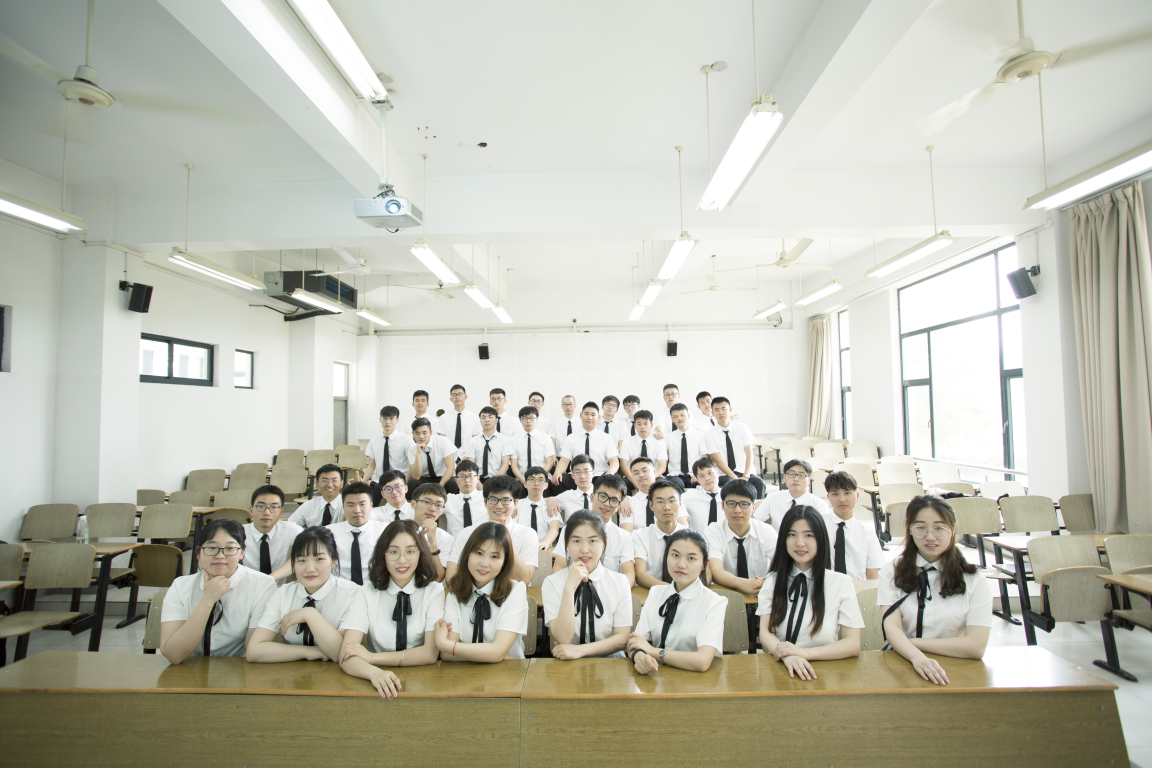
#> input picture 100day/train_project/OpenCV/img/biye.JPG, 5760 x 3840 px (shown at 1/5 size)
$ python 'OpenCV_ Face recognition.py'
#> lines starting #> are read from the running program, lines starting #| are printed output that depends on the picture; after the words box and inside, x2 and y2 are one past the last pixel; in counts of white or black regions, pixels touching at a corner belong together
#!/usr/bin/env python
# encoding: utf-8

# @author: huhao
# @Software : PyCharm
# @file: OpenCV_ Face recognition.py
# @time: 2019/6/11 8:58
# @Ducument：https://www.python.org/doc/
# @desc:

import numpy as np
import cv2

# 图片中只有一张人脸
# sj = cv2.imread('./img/SteveJobs1.jpg')

# 图片中有多张人脸
# sj = cv2.imread('./img/SteveJobs5.jpg')

# sj = cv2.imread('./img/SteveJobs6.jpg')
'''
识别出错，调整detector.detectMultiScale()里的参数
'''

# 物理学家大会
sj_raw = cv2.imread('./img/biye.JPG')
#> sj_raw is the input picture: shape (3840, 5760, 3); mean B, G, R 173.7, 186.7, 187
print(np.shape(sj_raw))
#| (3840, 5760, 3)

# resize图片尺寸
sj = cv2.resize(sj_raw,dsize=(1600, 1000))
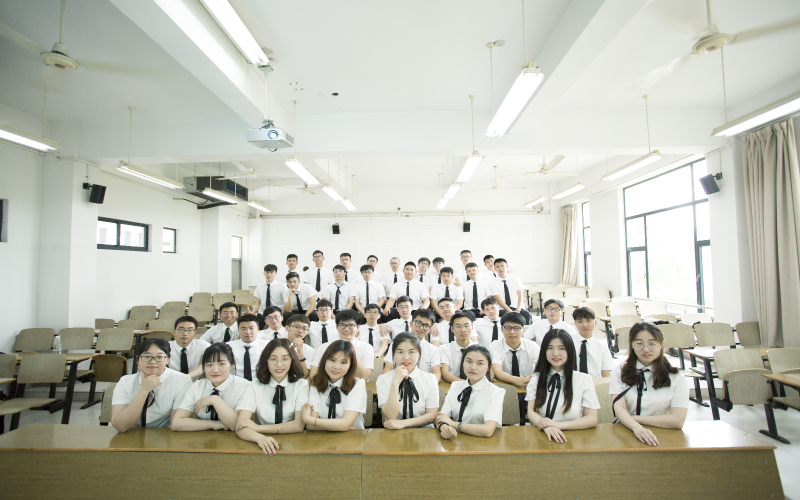
#> sj: shape (1000, 1600, 3) (shown at 1/2 size); mean B, G, R 173.6, 186.6, 186.9


# 人脸数据，级联分类器，给定人脸特征数据，返回可以识别人脸的对象
detector = cv2.CascadeClassifier('./feature_data/haarcascade_frontalface_default.xml')

# 识别图片的人脸区域
# 当一张图片人脸较多，可能不能够识别出来大部分的人脸，这时可以通过resize图片的尺寸（主要放大），修改scaleFactor，minNeighbors参数
face_zone = detector.detectMultiScale(sj, scaleFactor=1.1, minNeighbors=1, minSize=(1, 1), maxSize=(150, 150))
#> face_zone = 40 rows, first 6: [623, 504, 25, 25], [919, 504, 25, 25], [677, 509, 25, 25], [571, 512, 26, 26], [778, 517, 24, 24], [988, 524, 25, 25]
print(face_zone)
#> (printed output is left out)
'''
[x, y, w, h]: 左上角横坐标，左上角纵坐标，宽度，高度
[[135  59 272 272]]
'''

# 在图片中绘制人脸区域
for x, y, w, h in face_zone:
    cv2.rectangle(sj, pt1=(x, y), pt2=(x + w, y + h), color=[0, 255, 0], thickness=2)    # color: BGR
#> this loop made 40 passes
#> (x, y, w, h) on passes 1 to 12: (623, 504, 25, 25), (919, 504, 25, 25), (677, 509, 25, 25), (571, 512, 26, 26), (778, 517, 24, 24), (988, 524, 25, 25), (805, 529, 27, 27), (664, 533, 26, 26), (527, 536, 25, 25), (880, 542, 26, 26), (571, 554, 27, 27), (730, 612, 30, 30)
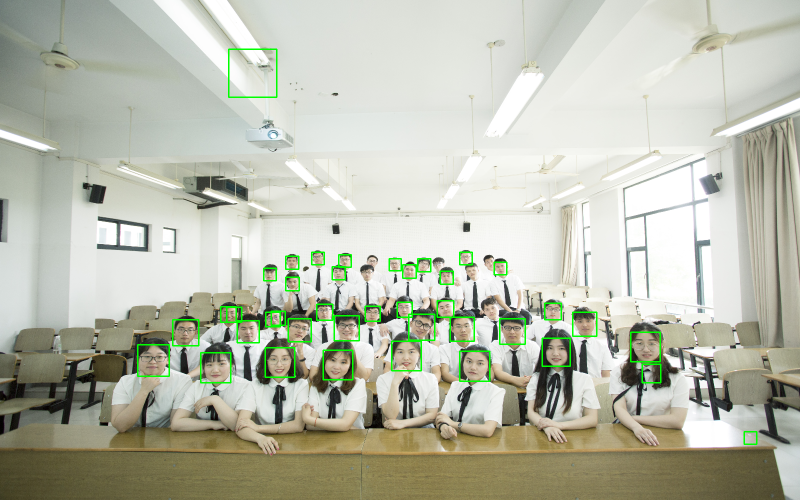
#> sj: shape (1000, 1600, 3) (shown at 1/2 size); 1.18% of pixels changed, all inside (x1, y1, x2, y2) = (274, 97, 1515, 890)
cv2.imshow('sj', sj)
cv2.waitKey(0)
cv2.destroyAllWindows()

$ run again, with 100day/train_project/OpenCV/img/SteveJobs1.jpg copied over 100day/train_project/OpenCV/img/biye.JPG
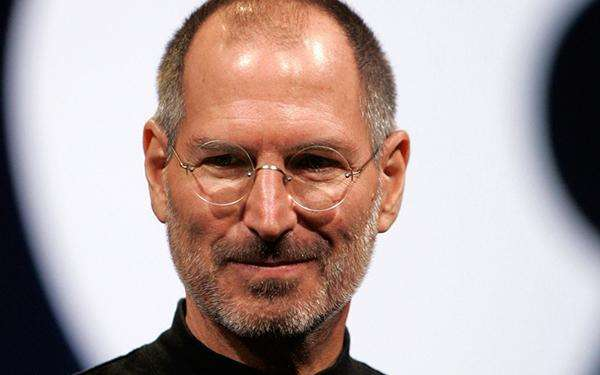
#> input picture 100day/train_project/OpenCV/img/SteveJobs1.jpg, 600 x 375 px
#> sj_raw is the input picture: shape (375, 600, 3); mean B, G, R 160, 162.1, 179.6
#| (375, 600, 3)
#> face_zone = [[992, 428, 25, 25], [989, 589, 26, 26], [909, 774, 26, 26], [886, 868, 34, 34], [468, 651, 79, 79], [878, 664, 75, 75], [682, 420, 86, 86]]
#| [[992 428  25  25]
#|  [989 589  26  26]
#|  [909 774  26  26]
#|  [886 868  34  34]
#|  [468 651  79  79]
#|  [878 664  75  75]
#> (further printed lines are left out)
#> the loop `for x, y, w, h in face_zone:` made 7 passes
#> after the loop `for x, y, w, h in face_zone:`:
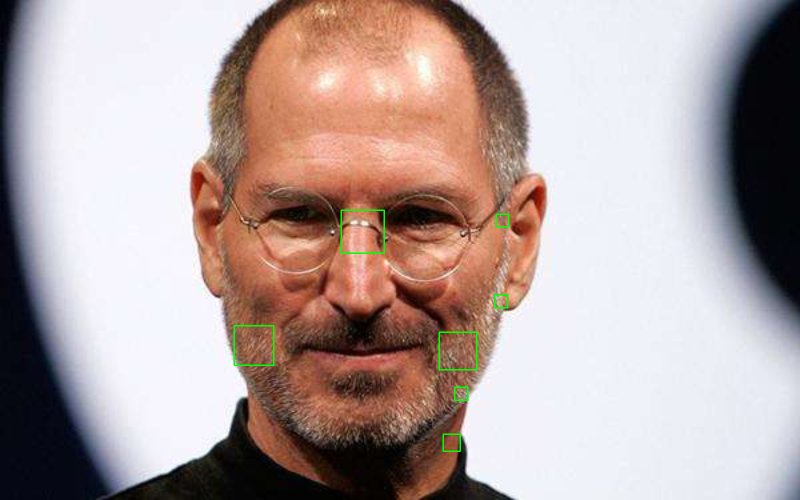
#> sj: shape (1000, 1600, 3) (shown at 1/2 size); mean B, G, R 159.7, 162.4, 179.1

$ run again, with 100day/train_project/OpenCV/img/SteveJobs5.jpg copied over 100day/train_project/OpenCV/img/biye.JPG
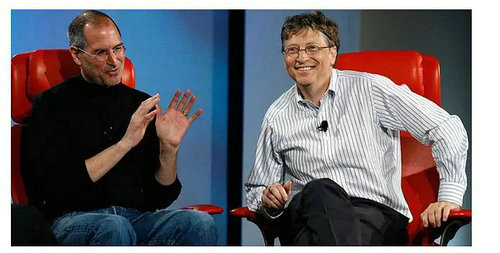
#> input picture 100day/train_project/OpenCV/img/SteveJobs5.jpg, 500 x 253 px
#> sj_raw is the input picture: shape (253, 500, 3); mean B, G, R 110.5, 104.9, 107.5
#| (253, 500, 3)
#> `sj = cv2.resize(sj_raw,dsize=(1600, 1000))`:
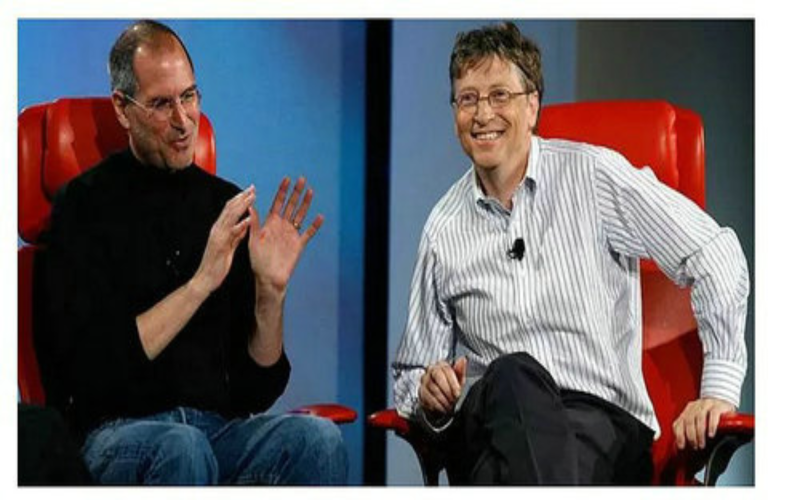
#> sj: shape (1000, 1600, 3) (shown at 1/2 size); mean B, G, R 110.4, 104.8, 107.4
#> face_zone = [[1054, 199, 28, 28], [510, 672, 53, 53], [283, 82, 93, 93], [898, 148, 133, 133], [284, 148, 144, 144]]
#| [[1054  199   28   28]
#|  [ 510  672   53   53]
#|  [ 283   82   93   93]
#|  [ 898  148  133  133]
#|  [ 284  148  144  144]]
#> the loop `for x, y, w, h in face_zone:` made 5 passes
#> after the loop `for x, y, w, h in face_zone:`:
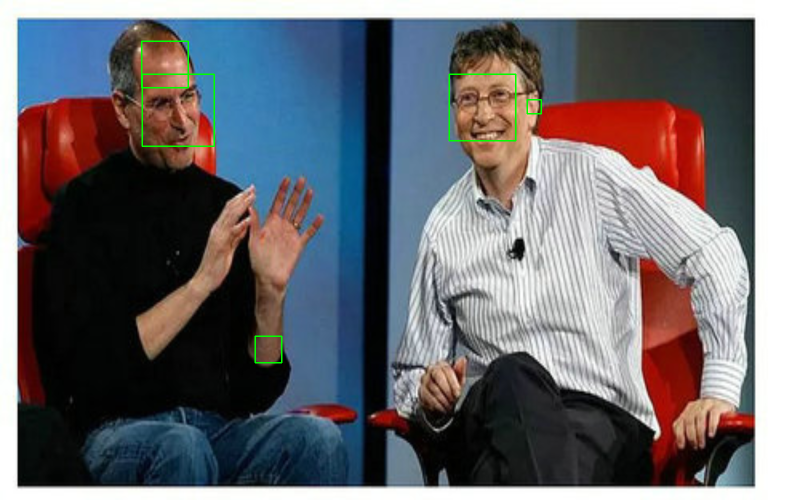
#> sj: shape (1000, 1600, 3) (shown at 1/2 size); 0.33% of pixels changed, all inside (x1, y1, x2, y2) = (282, 81, 1084, 727)

$ run again, with 100day/train_project/OpenCV/img/SteveJobs6.jpg copied over 100day/train_project/OpenCV/img/biye.JPG
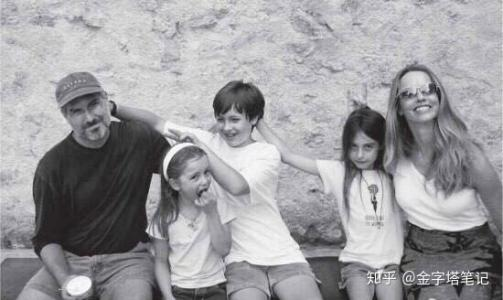
#> input picture 100day/train_project/OpenCV/img/SteveJobs6.jpg, 503 x 300 px
#> sj_raw is the input picture: shape (300, 503, 3); mean B, G, R 159.3, 156.2, 156.8
#| (300, 503, 3)
#> `sj = cv2.resize(sj_raw,dsize=(1600, 1000))`:
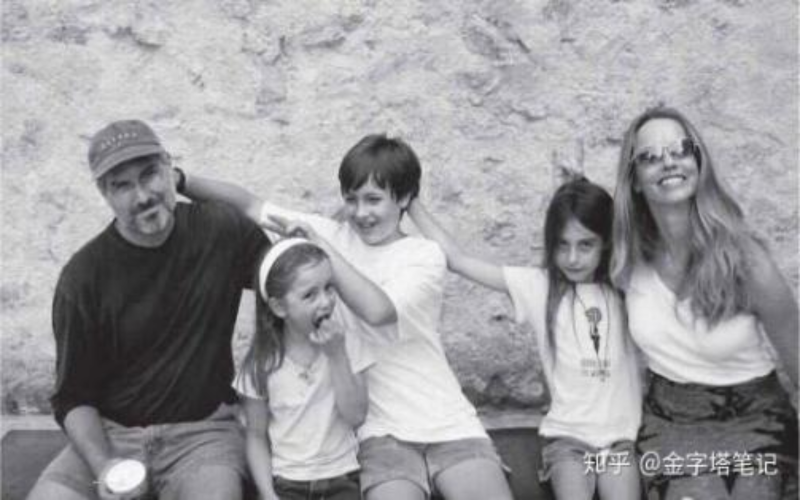
#> sj: shape (1000, 1600, 3) (shown at 1/2 size); mean B, G, R 159.1, 156.1, 156.7
#> face_zone = 19 rows, first 6: [155, 282, 25, 25], [656, 580, 25, 25], [320, 339, 37, 37], [502, 192, 41, 41], [477, 809, 60, 60], [1318, 482, 60, 60]
#> (printed output is left out)
#> the loop `for x, y, w, h in face_zone:` made 19 passes
#> after the loop `for x, y, w, h in face_zone:`:
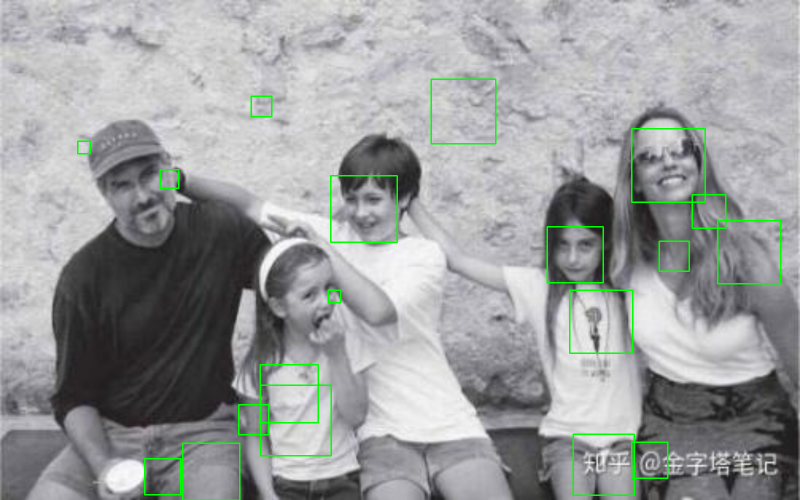
#> sj: shape (1000, 1600, 3) (shown at 1/2 size); 1.26% of pixels changed, all inside (x1, y1, x2, y2) = (154, 157, 1563, 1000)
